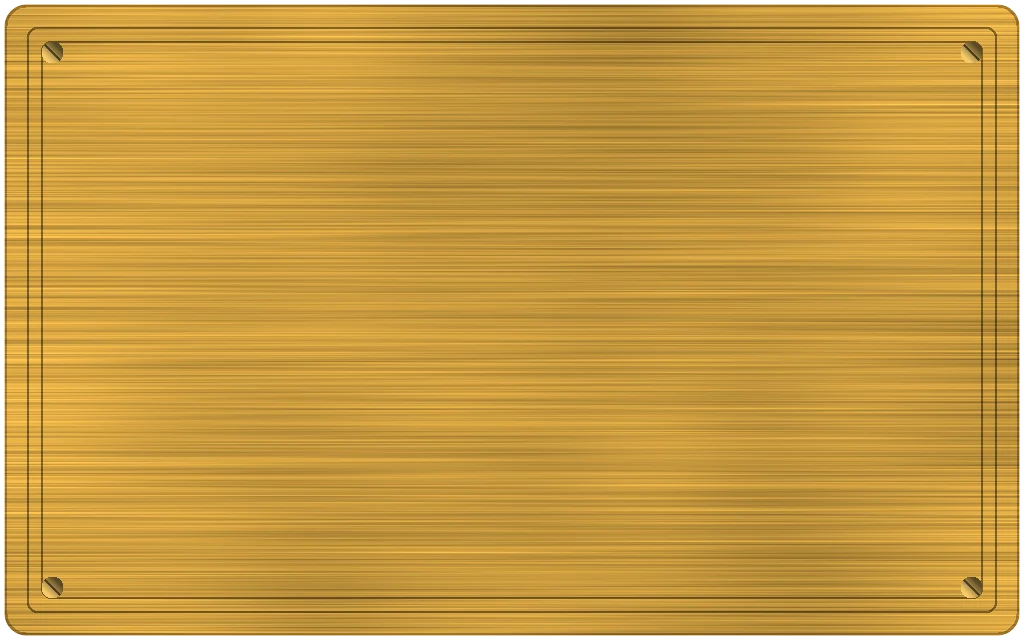
#> input picture gallery-courtyard/story-plaques/story-plate-brass.webp, 1024 x 640 px; the run also reads 1 picture not shown here
$ python make_room_plates.py
#> lines starting #> are read from the running program, lines starting #| are printed output that depends on the picture
# #335 per-room BRASS story plates with Art Deco relief (motifs from art-deco-style-guide.png).
# Base = story-plate-brass(.webp/_n/_r) from make_plates.py. Deco lives ONLY in the border / corner / side / bottom bands;
# the text rect (x 96..928, y 88..552 @1024x640, text_rect_uv u .09375-.90625 v .1375-.8625) is kept clear (+8 px guard).
import numpy as np, json, math
from PIL import Image, ImageDraw
from scipy.ndimage import gaussian_filter
W, H, S = 1024, 640, 3                    # draw supersampled x3
TX0, TY0, TX1, TY1 = 96, 88, 928, 552; G = 3; WM = 1.7   # WM = relief line weight multiplier
SCREWS = [(52, 52), (W - 53, 52), (52, H - 53), (W - 53, H - 53)]

class Deco:
    def __init__(s):
        s.r = Image.new('L', (W * S, H * S)); s.d = ImageDraw.Draw(s.r)      # raised (polished relief)
        s.c = Image.new('L', (W * S, H * S)); s.e = ImageDraw.Draw(s.c)      # recessed field (engraved panel)
    P = staticmethod(lambda pts: [(x * S, y * S) for x, y in pts])
    def line(s, pts, w=1.6): s.d.line(s.P(pts), fill=255, width=max(1, round(w * WM * S)), joint='curve')
    def arc(s, cx, cy, r, a0, a1, w=1.6):    # degrees, PIL convention (0 = +x, clockwise / y down)
        s.d.arc([(cx - r) * S, (cy - r) * S, (cx + r) * S, (cy + r) * S], a0, a1, fill=255, width=max(1, round(w * WM * S)))
    def dot(s, x, y, r): s.d.ellipse([(x - r) * S, (y - r) * S, (x + r) * S, (y + r) * S], fill=255)
    def poly(s, pts, w=1.6): s.line(pts + [pts[0]], w)
    def panel(s, pts): s.e.polygon(s.P(pts), fill=255)
    def pie_panel(s, cx, cy, r, a0, a1): s.e.pieslice([(cx - r) * S, (cy - r) * S, (cx + r) * S, (cy + r) * S], a0, a1, fill=255)
    def disc_panel(s, cx, cy, r): s.e.ellipse([(cx - r) * S, (cy - r) * S, (cx + r) * S, (cy + r) * S], fill=255)

pol = lambda cx, cy, r, a: (cx + r * math.cos(math.radians(a)), cy + r * math.sin(math.radians(a)))

# ---------- motifs (geometric Deco, after the guide) ----------
# [57 lines left out: functions sunburst, fan, scallop_shell, scallop_row, waves, wave_band_v and 1 more, not called in this run]

def cloud_corner(D, cx, cy, r, sx, sy):       # spiral cloud curl in a corner
    for f in (1.0, 0.66, 0.36): D.arc(cx, cy, r * f, *((180, 360) if sy > 0 else (0, 180)), 1.5)
    D.line([(cx - r * 1.3 * sx, cy), (cx + r * 1.3 * sx, cy)], 1.4)

# [79 lines left out: functions chevron_band, chevron_v, chevron_crest, palm, palm_v, peacock and 6 more, not called in this run]

# ---------- room layouts: crest (top centre, y < 84), bottom frieze (y > 560), side bands (x < 88 / > 936), corners ----------
TOPC, BOTY, SIDEL, SIDER = W / 2, 600, 66, W - 67
def corners(fn): [fn(cx, cy, 1 if cx < W / 2 else -1, 1 if cy < H / 2 else -1) for cx, cy in SCREWS]
def fan_corner(D, r=36):  corners(lambda cx, cy, sx, sy: fan(D, cx, cy, r, *({(1, 1): (0, 90), (-1, 1): (90, 180), (-1, -1): (180, 270), (1, -1): (270, 360)}[(sx, sy)]), n=6))
def sun_corner(D, r=34):  corners(lambda cx, cy, sx, sy: sunburst(D, cx, cy, r, *({(1, 1): (0, 90), (-1, 1): (90, 180), (-1, -1): (180, 270), (1, -1): (270, 360)}[(sx, sy)]), n=6, base=False))
def scal_corner(D, r=34): corners(lambda cx, cy, sx, sy: [D.arc(cx, cy, r * f, *({(1, 1): (0, 90), (-1, 1): (90, 180), (-1, -1): (180, 270), (1, -1): (270, 360)}[(sx, sy)]), 1.5) for f in (1, .75, .5)])
def vol_corner(D, r=15):  corners(lambda cx, cy, sx, sy: volute(D, cx + sx * 30, cy + sy * 2, r, sx, sy))
def step_corner(D):       corners(lambda cx, cy, sx, sy: stepped_corner(D, cx + sx * 16, cy + sy * 16, sx, sy))
def cloud_corner4(D):     corners(lambda cx, cy, sx, sy: cloud_corner(D, cx + sx * 34, cy + sy * 12, 14, sx, sy))
def crest_panel(D, w, h=62): D.panel([(TOPC - w / 2, 84), (TOPC - w / 2 + 10, 84 - h * 0.1), (TOPC + w / 2 - 10, 84 - h * 0.1), (TOPC + w / 2, 84)])

ROOMS = {
 '01': ('SUNBURST', 'CLOUDS'),  '02': ('CHEVRON', 'FAN'), '03': ('PALM LEAF', 'SCALLOP', 'SUNBURST'), '04': ('FAN', 'PEACOCK', 'WAVES'),
 '05': ('VOLUTE', 'SCALLOP'),   '06': ('FEATHER', 'PEACOCK', 'FAN'), '07': ('AIRCRAFT FIN', 'CHEVRON'), '08': ('WAVES', 'PALM LEAF', 'SUNBURST'),
 '09': ('SUNBURST', 'WAVES', 'CLOUDS'), '10': ('FOUNTAIN', 'CHEVRON'), '11': ('FEATHER', 'VOLUTE'), '12': ('CLOUDS', 'WAVES', 'CHEVRON')}
LAYOUT = {  # what goes where (combination logic per room, also written to story-plates.json)
 '01': 'crest: rising SUNBURST over a stepped horizon; bottom: CLOUDS frieze; corners: quarter sunbursts',
 '02': 'crest: FAN; sides: stacked CHEVRONS; bottom: CHEVRON zigzag frieze; corners: quarter fans',
 '03': 'crest: SUNBURST flanked by PALM LEAF fans; sides: palm fronds; bottom: SCALLOP row; corners: scallop quarters',
 '04': 'crest: PEACOCK tail; corners: FANS; bottom: WAVES frieze',
 '05': 'crest: SCALLOP shell; corners: VOLUTE scrolls; bottom: scallop row',
 '06': 'crest: PEACOCK tail; sides: FEATHER stacks; corners: FANS',
 '07': 'sides: AIRCRAFT FIN stacks; crest: nested CHEVRON peaks; bottom: chevron frieze; corners: ziggurat steps',
 '08': 'crest: SUNBURST rising from WAVES; sides: PALM fronds; bottom: waves frieze',
 '09': 'crest: half SUNBURST setting into WAVES; bottom: waves; corners: CLOUD curls',
 '10': 'crest: stepped FOUNTAIN with jets; sides: stacked CHEVRONS; bottom: low fountain tiers; corners: ziggurat steps (no fins, unlike 07)',
 '11': 'crest: FEATHER fan; sides: feather stacks; corners: VOLUTE scrolls',
 '12': 'crest: CLOUDS; bottom: WAVES frieze; sides: stacked CHEVRONS (rain)'}
FX0, FX1 = 104, W - 104; BB = 628          # bottom frieze baseline (band y 556..630)
SB = (112, 528)                              # side band y range
# [14 lines left out: function room, not called in this run]

def down(img): return np.asarray(img.resize((W, H), Image.LANCZOS), float) / 255
guard = np.zeros((H, W), bool); guard[TY0 - G:TY1 + G, TX0 - G:TX1 + G] = True
yy, xx = np.mgrid[0:H, 0:W]; ring = (~guard & (xx > 14) & (xx < W - 15) & (yy > 14) & (yy < H - 15)).astype(float); ring = gaussian_filter(ring, 0.8); edge_keep = (xx > 10) & (xx < W - 11) & (yy > 10) & (yy < H - 11)
base = np.asarray(Image.open('story-plate-brass.webp').convert('RGBA'), float)
n0 = np.asarray(Image.open('story-plate-brass_n.webp').convert('RGB'), float) / 127.5 - 1
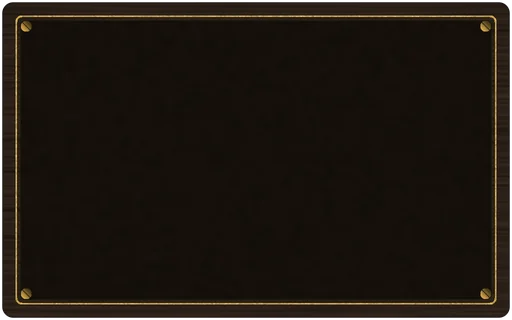
#> input picture gallery-courtyard/story-plaques/story-plate-dark.phone.webp, 512 x 320 px, given in place of story-plate-brass_n.webp, which was not available
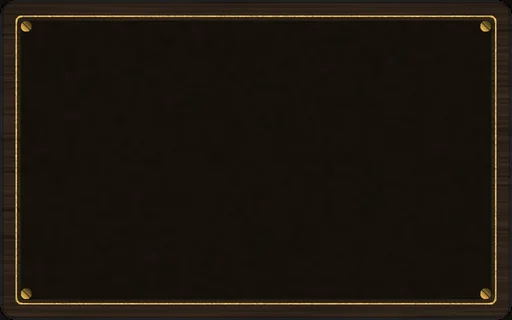
#> n0: shape (320, 512, 3) float64; mean R, G, B -0.786, -0.838, -0.89; drawn with min black and max white
r0 = np.asarray(Image.open('story-plate-brass_r.webp').convert('L'), float) / 255
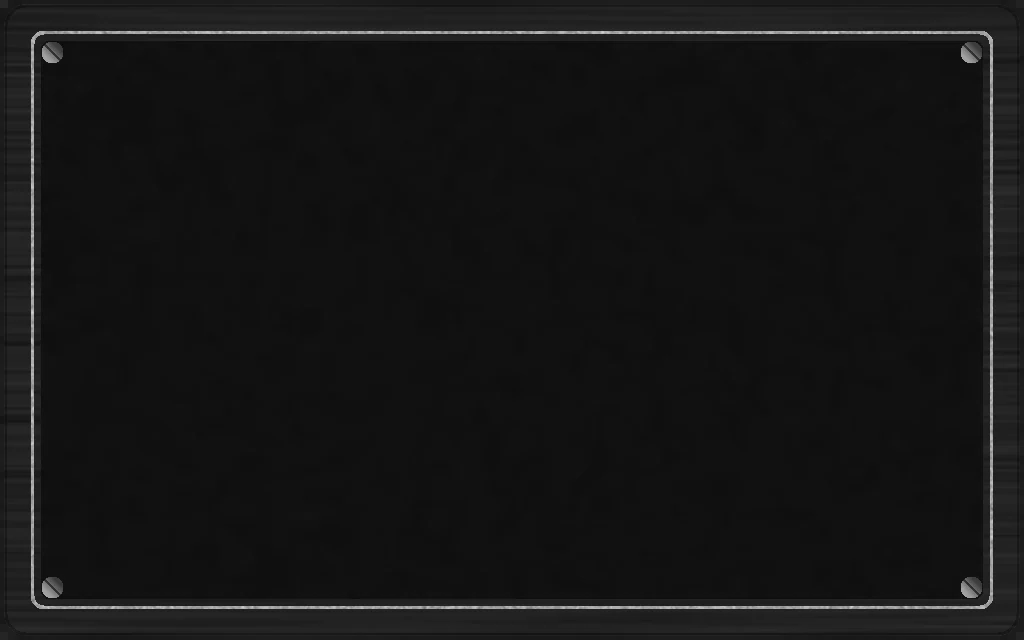
#> r0: shape (640, 1024) float64; min 0.0196, max 0.82, mean 0.0847
GOLD = np.array([255, 214, 120.]); DEEP = np.array([110, 72, 22.])
meta = json.load(open('story-plates.json')); signs = {s['id']: s for s in json.load(open('../signs.json'))['signs']}
#> (reads gallery-courtyard/story-plaques/story-plates.json from the repository)
#> (the run stopped early here; a loop or call above may not have finished)
